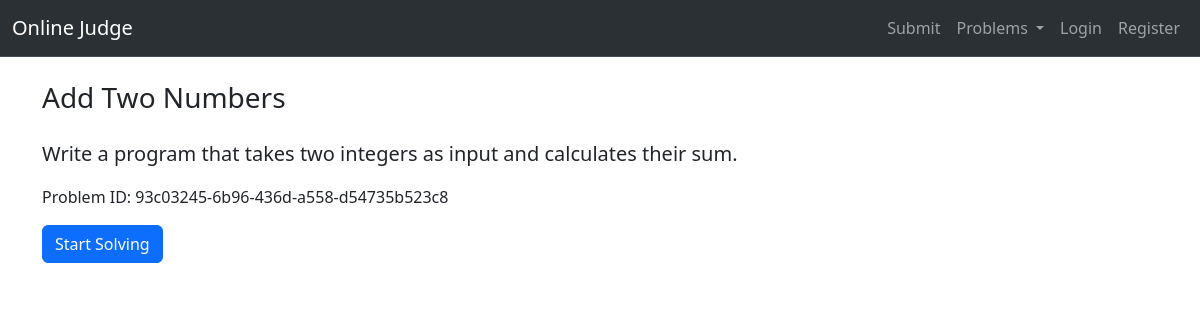
The app's page /problems/93c03245-6b96-436d-a558-d54735b523c8 with its own data.
### code_execution/models.py (models this page shows)
class Problem(models.Model):
    difficulty_choices = [("Easy", "Easy"), ("Medium", "Medium"), ("Difficult", "Difficult")]
    problem_id = models.CharField(max_length=120)
    problem_title = models.CharField(max_length=200)
    problem_statement = models.TextField(max_length=10000)
    difficulty = models.CharField(max_length=50, choices=difficulty_choices, default="Easy")
    count_solved = models.IntegerField(default=0)
    count_attempted = models.IntegerField(default=0)
    user_uploaded = models.ForeignKey(User, on_delete=models.SET_NULL, null=True)

### code_execution/views.py (the view)
# urls.py: path('problems/<str:problem_id>', views.view_problem, name="show_problem"),
def view_problem(request, problem_id):
    problem = Problems.objects.get(problem_id=problem_id)
    return render(request, "code_execution/problem_description.html",
                  {"problem_title": problem.problem_title, "problem_description": problem.problem_statement,
                   "problem_id": problem_id})

### code_execution/templates/code_execution/problem_description.html
{% extends "users/base.html" %}
{% block content %}
  <div class="container mt-4">
    <div class="row">
      <div class="col-md-12">
        <h3 class="mb-4">{{problem_title}}</h3>
        <p class="lead">{{problem_description}}</p>
        <p>Problem ID: {{problem_id}}</p>
        <a href="{% url 'execute'%}" class="btn btn-primary">Start Solving</a>
      </div>
    </div>
  </div>
{% endblock %}

### records on screen
Problem: problem_title "Add Two Numbers", problem_statement "Write a program that takes two integers as input and calculates their sum."

### other values on screen
{{ problem_id }} "93c03245-6b96-436d-a558-d54735b523c8"
